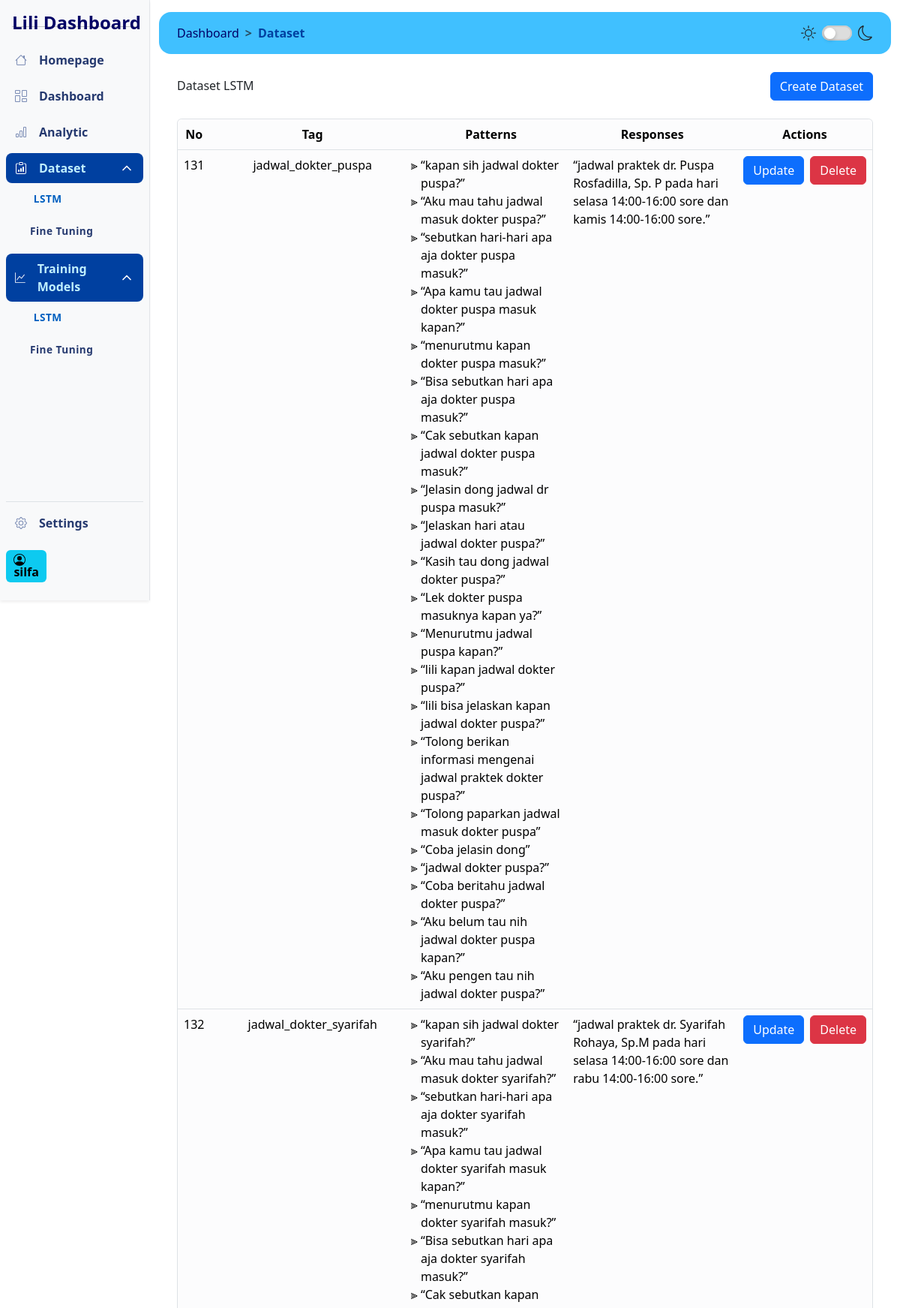
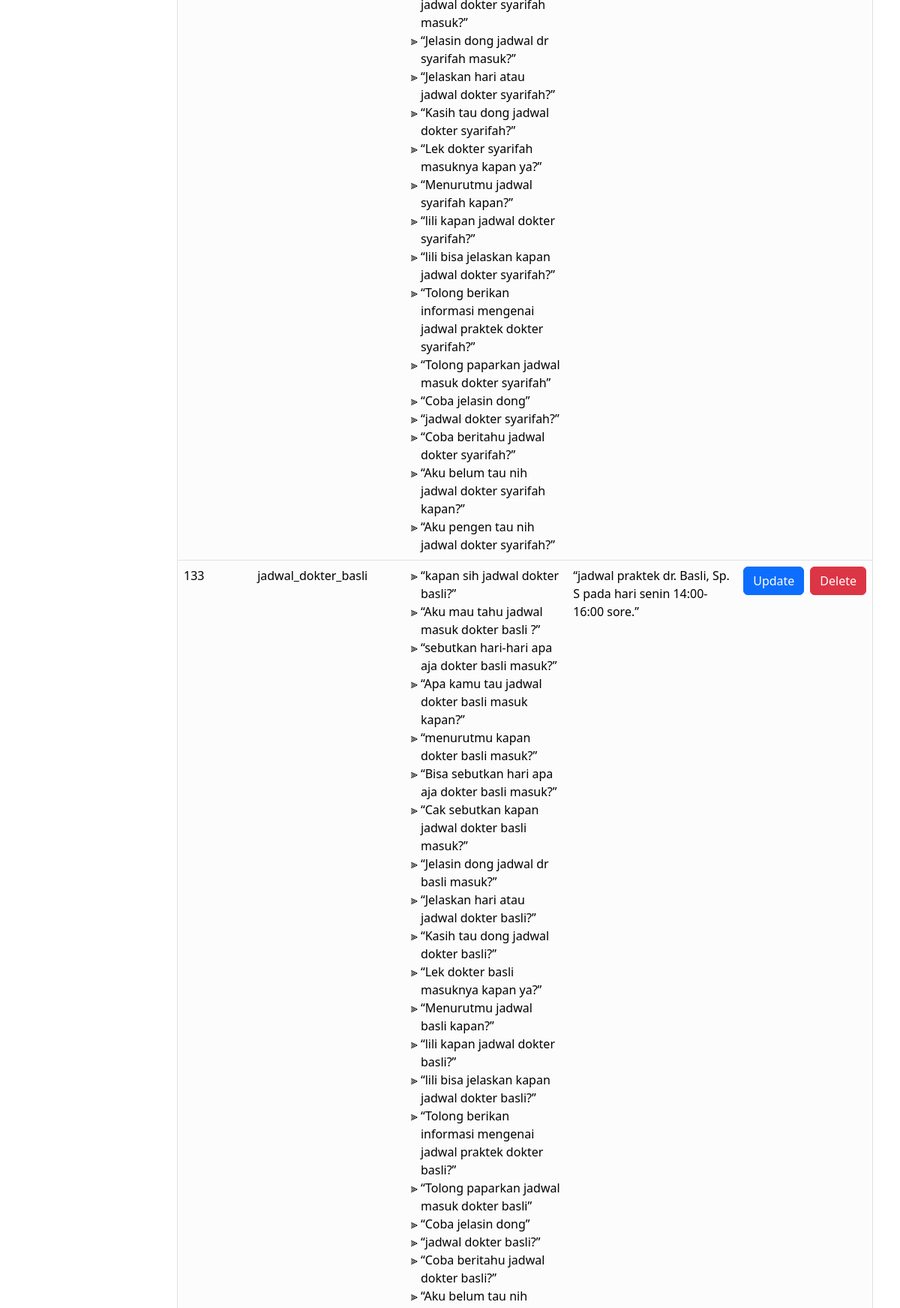
The page /dashboard/dataset?page=14 (signed in, upper part) on the database its author committed (2 pictures, top to bottom).
### models/auth_model.py (models this page shows, shortened)
class User(db.Model, UserMixin):
    id = db.Column(db.Integer, primary_key=True)
    username = db.Column(db.String(255), unique=True, nullable=False, index=True)
    fullname = db.Column(db.String(255), nullable=False)
    email = db.Column(db.String(150), unique=True, nullable=False, index=True)
    password = db.Column(db.String(255), nullable=False)
    created_at = db.Column(db.DateTime, default=datetime.utcnow)
    last_login = db.Column(db.DateTime)
    is_active = db.Column(db.Boolean, default=True)
    role = db.Column(db.String(50), nullable=False, default='user')  # New role column

### models/lstm_model.py (models this page shows, shortened)
class Lstm(db.Model):
    id = db.Column(db.Integer, primary_key=True)
    tag = db.Column(db.String(80), nullable=False)
    patterns = db.Column(db.Text, nullable=False)
    responses = db.Column(db.Text, nullable=False)

### controller/view_Lstm.py (the view)
@lstm.route("/dashboard/dataset", methods=["GET"])
@login_required
def read_lstm():
    page = request.args.get("page", 1, type=int)
    per_page = 10
    lstm_query = Lstm.query.paginate(page=page, per_page=per_page, error_out=False)
    start_number = (page - 1) * per_page + 1
    return render_template(
        "pages/dataset.html",
        lstm=lstm_query.items,
        pagination=lstm_query,
        start_number=start_number,
    )

### templates/pages/dataset.html (shortened to what this page needs)
<!DOCTYPE html>
{% extends 'dashboard.html' %} {% block content %}
<header class="my-4 d-flex justify-content-between align-items-center">
  <h1>Dataset LSTM</h1>
  <button type="button" class="btn btn-primary" id="create-btn" data-bs-toggle="modal" data-bs-target="#createModal">Create Dataset</button>
</header>
<section class="table-responsive mb-3">
  <div class="border rounded shadow-sm">
    <table class="table table-hover">
      <thead>
        <tr class="text-center">
          <th scope="col">No</th>
          <th scope="col">Tag</th>
          <th scope="col" class="w-25">Patterns</th>
          <th scope="col" class="w-25">Responses</th>
          <th scope="col">Actions</th>
        </tr>
      </thead>
      <tbody>
        {% for lstm_data in lstm %}
        <tr>
          <td class="text-center" id="dataset-id">{{ start_number + loop.index0 }}</td>
          <td class="text-center">{{ lstm_data.tag }}</td>
          <td>
            <ul class="pattern-container" style="list-style-type: '⫸ '">
              {% for pattern in lstm_data.patterns.split(',') %}
              <li class="pattern-item">&OpenCurlyDoubleQuote;{{ pattern.strip() }}&CloseCurlyDoubleQuote;{% if not loop.last %}{% endif %}</li>
              {% endfor %}
            </ul>
          </td>
          <td class="text-start">&OpenCurlyDoubleQuote;{{ lstm_data.responses }}&CloseCurlyDoubleQuote;</td>
          <td>
            <div class="d-flex justify-content-center align-items-center gap-2">
              <button
                type="button"
                class="btn btn-primary open-update-modal-button"
                data-id="{{ lstm_data.id }}"
                data-tag="{{ lstm_data.tag }}"
                data-patterns="{{ lstm_data.patterns }}"
                data-responses="{{ lstm_data.responses }}"
                data-bs-toggle="modal"
                data-bs-target="#updateModal"
              >
                Update
              </button>
              <form id="delete-form" method="POST" data-id="{{ lstm_data.id }}">
                <button type="submit" class="btn btn-danger">Delete</button>
              </form>
            </div>
          </td>
        </tr>
        {% endfor %}
      </tbody>
    </table>
  </div>
</section>
{% endblock %}

### templates/partials/sidebar.html (shortened to what this page needs)
<aside
  class="col-lg-2 gx-0 position-sticky top-0 border-end border-light-subtle d-flex flex-column offcanvas-lg offcanvas-start"
  id="sidebar"
  tabindex="-1"
  aria-labelledby="offcanvasLabel"
>
  <div class="sidebar-wrapper active top-0 bg-body-tertiary shadow-sm d-flex flex-column h-100">
    <header class="sidebar-header position-relative">
      <div class="d-flex justify-content-between align-items-center">
        <div class="logo">
          <h1 class="navbar-brand fs-4">Lili Dashboard</h1>
        </div>
      </div>
      <hr />
    </header>
    <nav class="sidebar-menu d-flex flex-column justify-content-between h-100">
      <div class="menu">
        <div class="sidebar-item">
          <a href="/" class="sidebar-link">
            Homepage
          </a>
        </div>
        <div class="sidebar-item">
          <a href="{{ url_for('route.dashboard') }}" class="sidebar-link">
            Dashboard
          </a>
        </div>
        <div class="sidebar-item">
          <a href="/analytic" class="sidebar-link">
            Analytic
          </a>
        </div>
        <div class="sidebar-item has-sub">
          <div class="sidebar-link">
            <span>Dataset</span>
          </div>
          <div class="submenu">
            <div class="submenu-item">
              <a href="{{ url_for('lstm.read_lstm') }}" class="submenu-link">LSTM</a>
            </div>
            <div class="submenu-item">
              <a href="{{ url_for('fineTuning.view_finetuning_data') }}" class="submenu-link">Fine Tuning</a>
            </div>
          </div>
        </div>
        <div class="sidebar-item has-sub">
          <div class="sidebar-link">
            <span>Training Models</span>
          </div>
          <div class="submenu">
            <div class="submenu-item">
              <a href="{{ url_for('lstm_train.home') }}" class="submenu-link">LSTM</a>
            </div>
            <div class="submenu-item">
              <a href="/fine-tuning" class="submenu-link">Fine Tuning</a>
            </div>
          </div>
        </div>
      </div>
      <div class="menu mb-4">
        <div class="sidebar-item mb-3 border-top">
          <a href="{{ url_for('auth.logout') }}" class="sidebar-link">
            Settings
          </a>
        </div>
        <span class="badge text-bg-info fs-6">
          {{ current_user.fullname }}
        </span>
      </div>
    </nav>
  </div>
</aside>

### static/css/dashboard-style.css (style rules this page uses)
:root, [data-bs-theme="light"] { color-scheme: light; --blue-darkest: #000066; --blue-darker: #002080; --blue-dark: #0040a0; --blue: #0060c0; --blue-light: #0080e0; --blue-lighter: #00a0ff; --blue-lightest: rgb(64, 192, 255); --blue-pale: #80e0ff; --blue-paler: #c0f0ff; --sidebar-link: #25396f; --sidebar-link-active: var(--blue); --bs-primary: var(--blue); --nav-brand-color: var(--blue-darkest); }
.table { --bs-table-bg: var(--bs-light-bg-subtle) !important; border-radius: 0.5rem; overflow: hidden; }

### rows shown on the page
User: fullname "silfa"
Lstm: start_number+loop.index0 "131", tag "jadwal_dokter_puspa", strip "kapan sih jadwal dokter puspa?" "Aku mau tahu jadwal masuk dokter puspa?" "sebutkan hari-hari apa aja dokter puspa masuk?" "Apa kamu tau jadwal dokter puspa masuk kapan?" "menurutmu kapan dokter puspa masuk?" "Bisa sebutkan hari apa aja dokter puspa masuk?" "Cak sebutkan kapan jadwal dokter puspa masuk?" "Jelasin dong jadwal dr puspa masuk?" "Jelaskan hari atau jadwal dokter puspa?" "Kasih tau dong jadwal dokter puspa?" "Lek dokter puspa masuknya kapan ya?" "Menurutmu jadwal puspa kapan?" "lili kapan jadwal dokter puspa?" "lili bisa jelaskan kapan jadwal dokter puspa?" "Tolong berikan informasi mengenai jadwal praktek dokter puspa?" "Tolong paparkan jadwal masuk dokter puspa" "Coba jelasin dong" "jadwal dokter puspa?" "Coba beritahu jadwal dokter puspa?" "Aku belum tau nih jadwal dokter puspa kapan?" "Aku pengen tau nih jadwal dokter puspa?", responses "jadwal praktek dr. Puspa Rosfadilla, Sp. P pada hari selasa 14:00-16:00 sore dan kamis 14:00-16:00 sore."
Lstm: start_number+loop.index0 "132", tag "jadwal_dokter_syarifah", strip "kapan sih jadwal dokter syarifah?" "Aku mau tahu jadwal masuk dokter syarifah?" "sebutkan hari-hari apa aja dokter syarifah masuk?" "Apa kamu tau jadwal dokter syarifah masuk kapan?" "menurutmu kapan dokter syarifah masuk?" "Bisa sebutkan hari apa aja dokter syarifah masuk?" "Cak sebutkan kapan jadwal dokter syarifah masuk?" "Jelasin dong jadwal dr syarifah masuk?" "Jelaskan hari atau jadwal dokter syarifah?" "Kasih tau dong jadwal dokter syarifah?" "Lek dokter syarifah masuknya kapan ya?" "Menurutmu jadwal syarifah kapan?" "lili kapan jadwal dokter syarifah?" "lili bisa jelaskan kapan jadwal dokter syarifah?" "Tolong berikan informasi mengenai jadwal praktek dokter syarifah?" "Tolong paparkan jadwal masuk dokter syarifah" "Coba jelasin dong" "jadwal dokter syarifah?" "Coba beritahu jadwal dokter syarifah?" "Aku belum tau nih jadwal dokter syarifah kapan?" "Aku pengen tau nih jadwal dokter syarifah?", responses "jadwal praktek dr. Syarifah Rohaya, Sp.M pada hari selasa 14:00-16:00 sore dan rabu 14:00-16:00 sore."
Lstm: start_number+loop.index0 "133", tag "jadwal_dokter_basli", strip "kapan sih jadwal dokter basli?" "Aku mau tahu jadwal masuk dokter basli ?" "sebutkan hari-hari apa aja dokter basli masuk?" "Apa kamu tau jadwal dokter basli masuk kapan?" "menurutmu kapan dokter basli masuk?" "Bisa sebutkan hari apa aja dokter basli masuk?" "Cak sebutkan kapan jadwal dokter basli masuk?" "Jelasin dong jadwal dr basli masuk?" "Jelaskan hari atau jadwal dokter basli?" "Kasih tau dong jadwal dokter basli?" "Lek dokter basli masuknya kapan ya?" "Menurutmu jadwal basli kapan?" "lili kapan jadwal dokter basli?" "lili bisa jelaskan kapan jadwal dokter basli?" "Tolong berikan informasi mengenai jadwal praktek dokter basli?" "Tolong paparkan jadwal masuk dokter basli" "Coba jelasin dong" "jadwal dokter basli?" "Coba beritahu jadwal dokter basli?", responses "jadwal praktek dr. Basli, Sp. S pada hari senin 14:00-16:00 sore."
